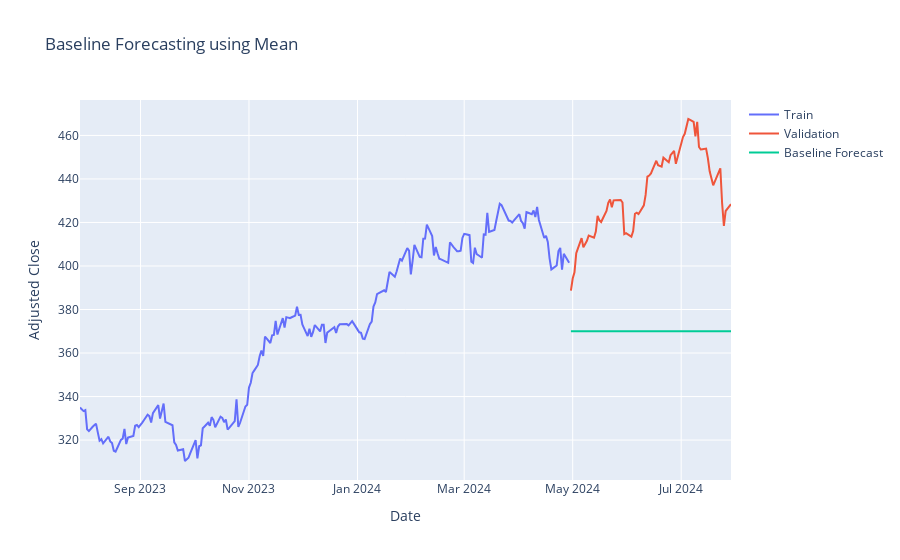

Write notebook code for a chart like this one.
### Code cell
plt_forecast(mean_predictions, fc_method='Mean')
